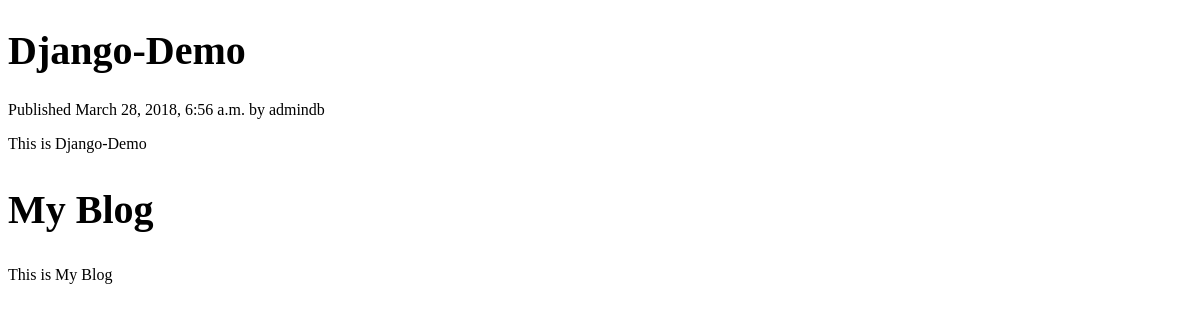
Page /blog/201803/28/django-demo/ on the committed database.
### blog/models.py (models this page shows, shortened)
class Post(models.Model):
    STATUS_CHOICES = (('draft', 'Draft'),
                      ('published', 'Published'))
    title = models.CharField(max_length=250)
    slug = models.SlugField(max_length=250, unique_for_date='publish')
    author = models.ForeignKey(User, on_delete=models.PROTECT,
                               related_name='blog_posts')
    body = models.TextField()
    publish = models.DateTimeField()
    created = models.DateTimeField(auto_now_add=True)
    updated = models.DateTimeField(auto_now=True)
    status = models.CharField(max_length=10, choices=STATUS_CHOICES,
                              default='draft')
    objects = models.Manager()
    published = PublishedManager()
    class Meta:
        ordering = ('-publish',)

### blog/views.py (the view)
def post_details(request, year, month, day, post):
    post = get_object_or_404(Post, slug=post, status='published',
                             publish__year=year,
                             publish__month=month,
                             publish__day=day)
    return render(request, 'blog/post/detail.html', {'post': post})

### blog/templates/blog/post/detail.html (shortened to what this page needs)
{% extends "blog/base.html" %}
{% block content %}
    <h1>{{ post.title }}</h1>
    <p class="date">Published {{ post.publish }} by {{ post.author }}</p>
    {{ post.body|linebreaks }}
{% endblock %}

### blog/static/css/blog.css (style rules this page uses)
h1, h2, h3 { font-size: 2.5em; }

### rows in the picture
Post: title "Django-Demo", publish "March 28, 2018, 6:56 a.m.", author "admindb", body "This is Django-Demo"
